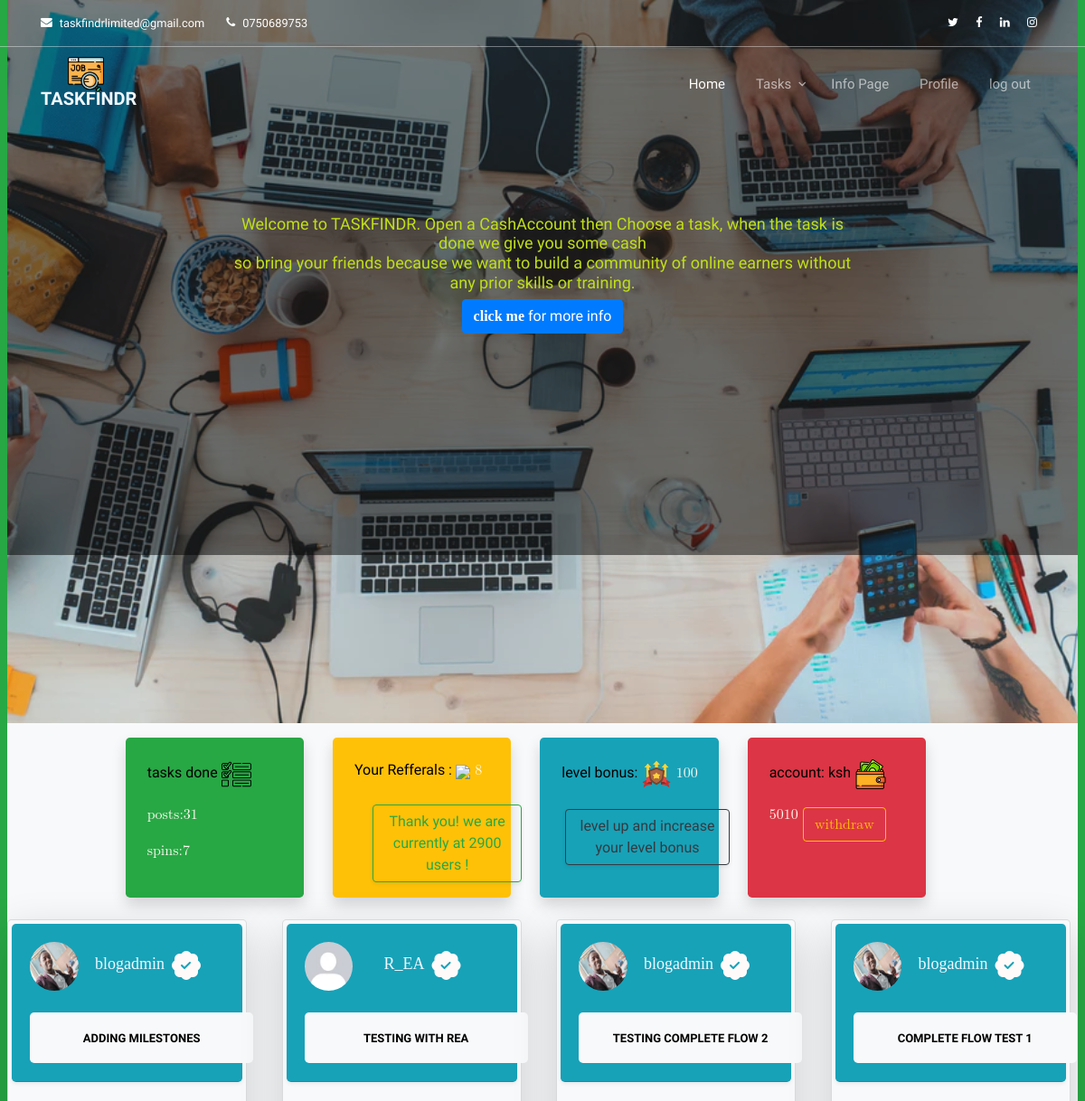
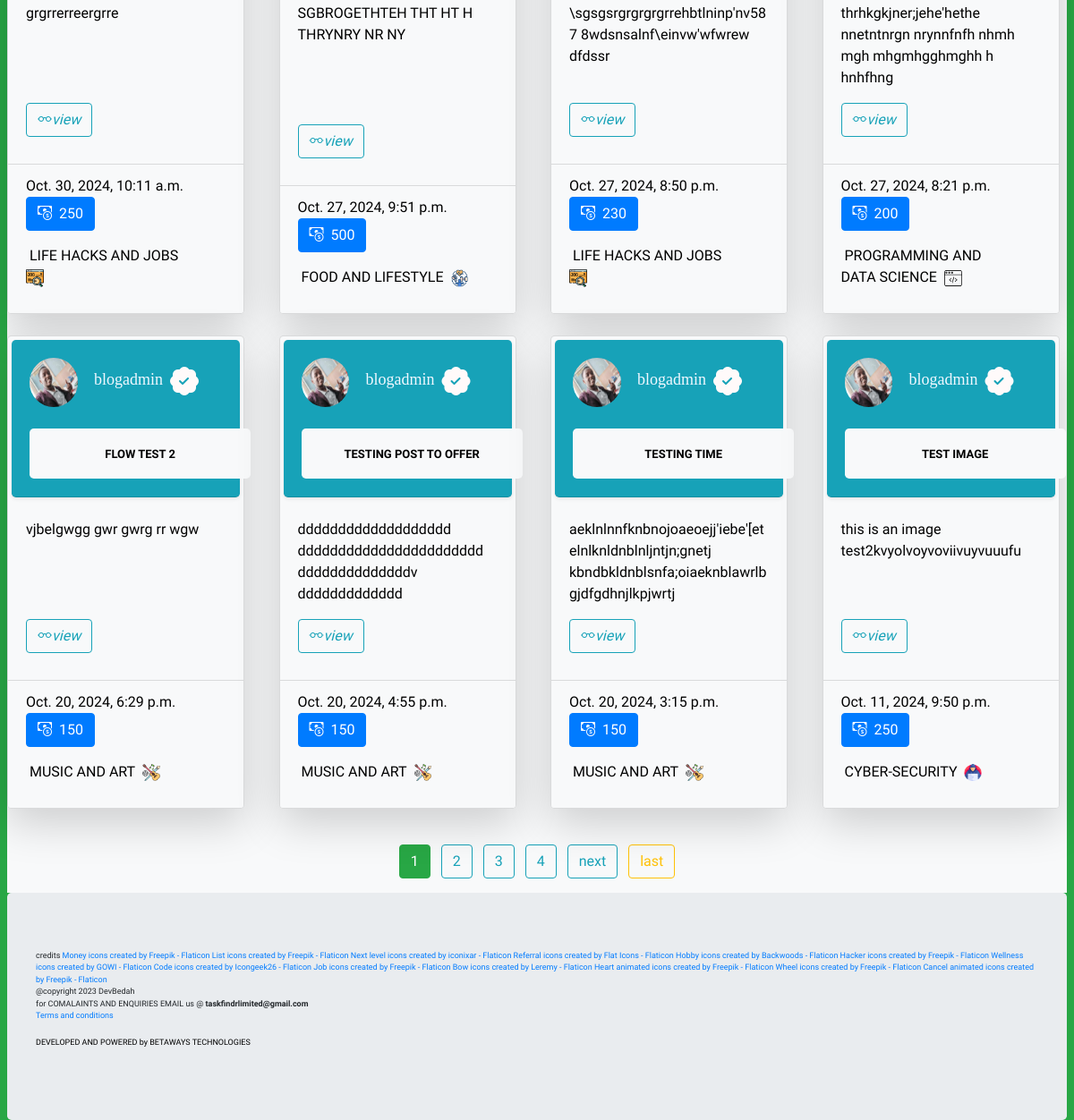
The page / (signed in) on the database its author committed (2 pictures, top to bottom).
### blog/models.py (models this page shows, shortened)
class blogpost(models.Model):
    title = models.CharField(max_length=200)
    content = models.TextField(max_length=1000)
    excerpt = models.TextField(max_length=300)
    image = models.ImageField(
        upload_to='blog_images/',
        validators=[FileExtensionValidator(allowed_extensions=['jpg', 'jpeg', 'png'])],
        null=True, blank=True)
    date_posted = models.DateTimeField(default=timezone.now)
    author = models.ForeignKey(User,on_delete=models.CASCADE)
    spaces = models.CharField(choices=CATEGORY_CHOICES,max_length=30,null=False,default=None)
    price_offer = models.IntegerField(default=100)
    reaction = models.ManyToManyField(User,through="Postreaction",related_name="blogpost_reactions")
    rating = models.ManyToManyField(User,through="JobRating",related_name="usersjob_rating")
    assigned_to = models.ForeignKey(User,on_delete=models.SET_DEFAULT,default=1,related_name="blogpost_assignedto")
    is_closed = models.BooleanField(default=False)

### users/models.py (models this page shows, shortened)
class profile(models.Model):
    user = models.OneToOneField(User, on_delete = models.CASCADE)
    image = models.ImageField(default ='default.jpg', upload_to ='profile_pics')
    bio = models.TextField(default=" ")
    otp=models.CharField(max_length=100,null=True,blank=True)
    level= models.IntegerField(default=1)
    phone_number = models.IntegerField(default=0)
    reffered_by = models.CharField(max_length=50,default=None,null=True)
    leveled_up = models.BooleanField(default=False)
    is_verified = models.BooleanField(default=False)
    work_done = models.ManyToManyField(blogpost,related_name="jobs_done")

### blog/views.py (the view)
# urls.py: path('',postlistview.as_view(),name='home'),
class postlistview(LoginRequiredMixin,UserPassesTestMixin, ListView):
    model= post
    template_name='blog/home.html'
    context_object_name='posts'
    ordering=['-date_posted']
    paginate_by=8
    def get_context_data(self, **kwargs):
        user = self.request.user
        total_users = User.objects.count()*100
        account = Cashaccount.objects.get(owner=user)
        reffs=account.refferals.count()
        amount= account.get_total_cash(user)
        tasks = account.get_total_tasks(user)
        level = account.get_level_bonus()
        context = super().get_context_data(**kwargs)
        new={
            "reffs":reffs,
            "tasks":tasks,
            "cash":amount,
            "level":level,
            "total_users":total_users
        }
        context.update(new)
        return context
    def test_func(self):
       if self.request.user.is_active:
           return True
       else:
           return False

### users/models.py (called while the page is built)
    def get_refferal_cash(self):
        total = self.refferals.count()
        total*=100
        return total

    def get_level_bonus(self):#if ur, say level 2 and above you get a bonus of your level multiplied by 100 (2*100)
        bonus=0
        if self.amount >= 200:
            user_level = (self.amount//100)
            bonus = (user_level-1)*100
        return bonus

    def get_total_cash(self,user):
        bonus= self.get_level_bonus()
        posts = blogpost.objects.filter(author=user)
        spins = WheelSpin.objects.filter(spinner=user)
        spincash = 0
        for spin in spins:
            spincash += spin.value
        total=0
        for post in posts:
            cash=post.price_offer
            total+=cash
        taskcash=self.get_refferal_cash()
        total+=taskcash
        total+=bonus
        total +=spincash
        return total

    def get_total_tasks(self,user):
        posts = blogpost.objects.filter(author=user)
        spins = WheelSpin.objects.filter(spinner=user)
        p=posts.count()
        s=spins.count()
        tasks={
            "posts":p,
            "spins":s
        }
        return tasks

### blogger/templates/blog/home.html (shortened to what this page needs)
{%extends 'blog/base.html'%}
{% load static %}
{% block content %}
<body id="bodycontainer" class='container bg-success col-lg-12 col-md-12 col-sm-12 pl-sm-2 pr-sm-2'>
  <div class=" col-lg-1 col-md-1 m-2 p-2">
  </div>
  <div class=" wow fadeInRight side-bar bg-success col-lg-2 col-sm-1 col-md-4 m-3 p-2 shadow rounded-lg"
    data-wow-delay="0.1s">
    <div class='col p-2 m-2'>
      <p class="mx-auto">tasks done <span style="color:floralwhite;font-family:math;">
          <img src="static\images\icons\planning.png" style="width:20%" alt=" ">
          {%for key,value in tasks.items %}
          <p style="color:floralwhite;font-family:math;">{{key}}:{{value}}</p>
          {%endfor %}
        </span>
      </p>
    </div>
  </div>
  <div class=" wow fadeInRight side-bar bg-warning col-lg-2 col-sm-3 col-md-4 m-3 p-2 shadow rounded-lg"
    data-wow-delay="0.1s">
    <div class='col p-2 m-2'>
      <p>Your Refferals :
        <span style="color:floralwhite;font-family:math;">
          <img src="static\images\icons\referral.png" style="width:20%" alt=" ">
          {{reffs}}
        </span>
      </p>
      <span style="left:20px;top:10px;" class="btn btn-group btn-outline-success shadow-sm"> Thank you! we are currently
        at {{total_users}} users ! </span>
    </div>
  </div>
  <div class=" wow fadeInRight side-bar bg-info col-lg-2 col-sm-3 col-md-4  m-3 p-2 shadow rounded-lg"
    data-wow-delay="0.1s">
    <div class='col p-2 m-2'>
      <p>level bonus: <span style="color:floralwhite;font-family:math;">
          <img src="static\images\icons\level-up.png" style="width:20%" alt=" ">
          {{level}}</span></p>
    </div>
    <a href="{% url 'level_up' %}" style="left:20px;bottom:10px;" class="btn btn-group btn-outline-dark shadow-sm">
      level up and increase your level bonus</a>
  </div>
  <div class=" wow fadeInRight side-bar bg-danger col-lg-2 col-sm-8 col-md-4 col-sm-10 m-3 p-2 shadow rounded-lg"
    data-wow-delay="0.1s">
    <div class='col p-2 m-2'>
      <p>account: ksh<span style="color:floralwhite;font-family:math;">
          <img src="static\images\icons\wallet.png" style="width:20%" alt=" ">
          {{cash}}
          {%if cash >= 100 %}
          <a href="{% url 'withdrawal_request'%}" style="color:floralwhite;font-family:math;"><button
              style="margin-top:20px;" class="btn btn-outline-warning">withdraw</button></a>
          {% endif %}
        </span></p>
    </div>
  </div>
  <div class="row pt-2">
    {% for post in posts %}
    <div class="col-lg-3 col-md-6 col-sm-12 mb-4 d-flex">
      <div style="width:97%;" class="wow fadeInRight side-bar card bg-light rounded-lg shadow-lg h-80 d-flex flex-column">
        <div class="card-header bg-info m-1 p-1 shadow-sm rounded-lg">
          <div class="row p-2 m-2">
            <img class="rounded-circle" src="{{post.author.profile.image.url}}" style="max-width:25%" alt="pic">
            <h2 class="mx-auto card-text row">
              <a href="{% url 'user_post' post.author.username %}">
                <span style="font-size:large;font-family:cursive;color:aliceblue">{{post.author}}</span>
              </a>
              <span class="p-2" style="color:snow;"><i class="bi bi-patch-check-fill"></i></span>
            </h2>
          </div>
          <div class="row bg-light rounded-lg p-2 m-3 col-sm-12">
            <a href="{% url 'post_detail' post.id %}" style="text-decoration:none;color:black;" class="mx-auto p-1 m-1">
              <strong style="font-size:small">{{post.title|upper}}</strong>
            </a>
          </div>
        </div>
        <div class="card-body d-flex flex-grow-1 flex-column">
          <p class="card-text">{{post.excerpt|safe}}</p>
          <div class="mt-auto clearfix">
            <a href="{% url 'post_detail' post.id %}" class="btn btn-outline-info float-sm-left"
              style="margin-bottom:10px;">
              <i class="bi bi-eyeglasses fs-4">view</i>
            </a>
          </div>
        </div>
        <div class="card-footer bg-light ">
          <p>{{ post.date_posted }} <button class="btn btn-primary">
              <span>
                <i class="bi bi-cash-coin fs-2 pr-2"></i>{{post.price_offer}}
              </span>
            </button></p>
          <p style="max-width: 88%;">
            <a href="{% url 'spaces_list' post.spaces %}" style="text-decoration:none;color:black"
              class="mx-auto p-1 m-1">
              <b>{{post.spaces}}</b>
            </a>
            {% if post.spaces == "MUSIC AND ART" %}
            <img class="funimage" src="static/images/icons/hobby.png" style="max-width:10%" alt=" " />
            {% elif post.spaces == "CYBER-SECURITY" %}
            <img class="funimage" src="static/images/icons/hacker.png" style="width:10%" alt=" " />
            {% elif post.spaces == "FOOD AND LIFESTYLE" %}
            <img class="funimage" src="static/images/icons/health.png" style="width:10%" alt=" " />
            {% elif post.spaces == "LIFE HACKS AND JOBS" %}
            <img class="funimage" src="static/images/icons/job.png" style="width:10%" alt=" " />
            {% elif post.spaces == "PROGRAMMING AND DATA SCIENCE" %}
            <img class="funimage" src="static/images/icons/web-programming.png" style="width:10%" alt=" " />
            {% endif %}
          </p>
        </div>
      </div>
    </div>
    {% endfor %}
  </div>
  <div class="mx-auto m-2 p-1">
    {% if is_paginated %}
    {% for num in page_obj.paginator.page_range %}
    {% if page_obj.number == num %}
    <a class="btn btn-success m-1" href="?page={{num}}">{{num}}</a>
    {% elif num > page_obj.number|add:'-3' and num <= page_obj.number|add:'3' %} <a class="btn btn-outline-info m-1"
      href="?page={{num}}">{{num}}</a>
      {% endif %}
      {% endfor %}
      {% if page_obj.has_next %}
      <a class="btn btn-outline-info m-1" href="?page={{ page_obj.next_page_number }}">next</a>
      <a class="btn btn-outline-warning m-1" href="?page={{ page_obj.paginator.num_pages}}">last</a>
      {% endif %}
      {% endif %}
  </div>
</body>
{% endblock %}

### static/blog/nav/css/style.css (style rules this page uses)
body { font-family: "Quicksand", -apple-system, BlinkMacSystemFont, "Segoe UI", Roboto, "Helvetica Neue", Arial, "Noto Sans", sans-serif, "Apple Color Emoji", "Segoe UI Emoji", "Segoe UI Symbol", "Noto Color Emoji"; background-color: #fff; height: 200vh; position: relative; width: 100%; }
body:before { content: ""; position: absolute; top: 0; left: 0; right: 0; bottom: 0; background: rgba(0, 0, 0, 0.5); -webkit-transition: .3s all ease; -o-transition: .3s all ease; transition: .3s all ease; opacity: 0; visibility: hidden; z-index: 1; padding-left:4px; padding-right:4px; }
p { color: #000; font-weight: 300; }
h1, h2, h3, h4, h5, h6, .h1, .h2, .h3, .h4, .h5, .h6 { font-family: "Quicksand", -apple-system, BlinkMacSystemFont, "Segoe UI", Roboto, "Helvetica Neue", Arial, "Noto Sans", sans-serif, "Apple Color Emoji", "Segoe UI Emoji", "Segoe UI Symbol", "Noto Color Emoji"; }
a { -webkit-transition: .3s all ease; -o-transition: .3s all ease; transition: .3s all ease; }
a, a:hover { text-decoration: none !important; }

### rows shown on the page
blogpost: author.profile.image (picture), author "blogadmin", title "ADDING MILESTONES", excerpt "grgrrerreergrre", date_posted "Oct. 30, 2024, 10:11 a.m.", price_offer "250", spaces "LIFE HACKS AND JOBS"
blogpost: author.profile.image (placeholder picture), author "R_EA", title "TESTING WITH REA", excerpt "SGBROGETHTEH THT HT H THRYNRY NR NY", date_posted "Oct. 27, 2024, 9:51 p.m.", price_offer "500", spaces "FOOD AND LIFESTYLE"
blogpost: author.profile.image (picture), author "blogadmin", title "TESTING COMPLETE FLOW 2", excerpt "\\sgsgsrgrgrgrgrrehbtlninp'nv587 8wdsnsalnf\\einvw'wfwrew dfdssr", date_posted "Oct. 27, 2024, 8:50 p.m.", price_offer "230", spaces "LIFE HACKS AND JOBS"
blogpost: author.profile.image (picture), author "blogadmin", title "COMPLETE FLOW TEST 1", excerpt "thrhkgkjner;jehe'hethe nnetntnrgn nrynnfnfh nhmh mgh mhgmhgghmghh h hnhfhng", date_posted "Oct. 27, 2024, 8:21 p.m.", price_offer "200", spaces "PROGRAMMING AND DATA SCIENCE"
blogpost: author.profile.image (picture), author "blogadmin", title "FLOW TEST 2", excerpt "vjbelgwgg gwr gwrg rr wgw", date_posted "Oct. 20, 2024, 6:29 p.m.", price_offer "150", spaces "MUSIC AND ART"
blogpost: author.profile.image (picture), author "blogadmin", title "TESTING POST TO OFFER", excerpt "ddddddddddddddddddd ddddddddddddddddddddddd ddddddddddddddv ddddddddddddd", date_posted "Oct. 20, 2024, 4:55 p.m.", price_offer "150", spaces "MUSIC AND ART"
blogpost: author.profile.image (picture), author "blogadmin", title "TESTING TIME", excerpt "aeklnlnnfknbnojoaeoejj'iebe'[et elnlknldnblnljntjn;gnetj kbndbkldnblsnfa;oiaeknblawrlbgjdfgdhnjlkpjwrtj", date_posted "Oct. 20, 2024, 3:15 p.m.", price_offer "150", spaces "MUSIC AND ART"
blogpost: author.profile.image (picture), author "blogadmin", title "TEST IMAGE", excerpt "this is an image test2kvyolvoyvoviivuyvuuufu", date_posted "Oct. 11, 2024, 9:50 p.m.", price_offer "250", spaces "CYBER-SECURITY"

### other values the page prints
{{ key }} "posts" "spins"
{{ value }} "31" "7"
{{ reffs }} "8"
{{ total_users }} "2900"
{{ level }} "100"
{{ cash }} "5010"
{{ num }} "1"
{{ num }} "2" "3" "4"
